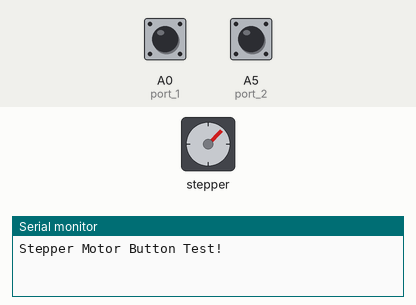
Simulated run of this sketch. Board: Arduino Uno, built with avr-gcc and run on an emulated ATmega328P. Parts: stepper motor, the last lines printed to the serial monitor. The inputs (shaded band) are chosen by the test bench; at power-on: A0 (port_1) HIGH, A5 (port_2) HIGH. Stepper angles assume 32 steps per turn.

Above: at 2.4 s.
2.5 s: A0 (port_1) pulled LOW for 1 s
At 3.8 s:
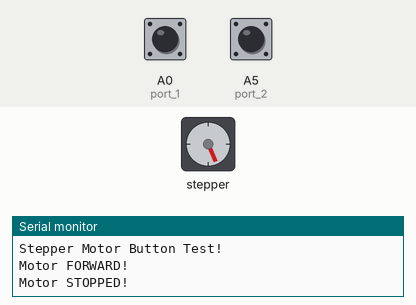
5.0 s: A5 (port_2) pulled LOW for 3.2 s
At 9.4 s:
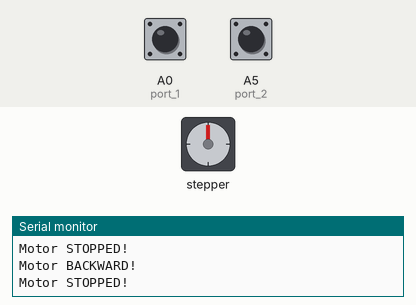
9.7 s: A0 (port_1) pulled LOW for 0.15 s
At 10.5 s:
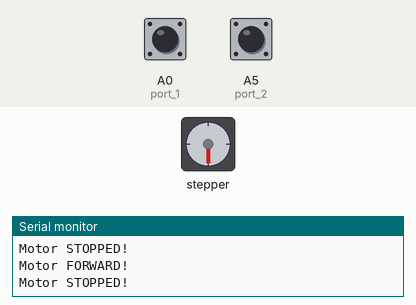
11.3 s: A5 (port_2) pulled LOW for 0.15 s
At 11.8 s:
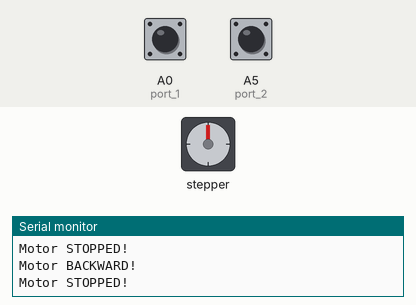
12.9 s: A5 (port_2) pulled LOW for 1 s
At 14.2 s:
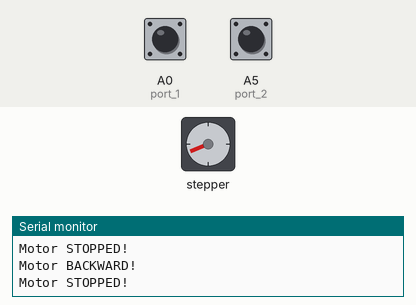
15.4 s: A5 (port_2) pulled LOW for 1 s
At 17.3 s:
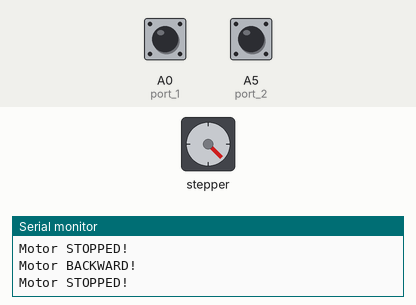
Timing chart, 0 to 18.8 s (numbered marks = the images above; inputs shaded):
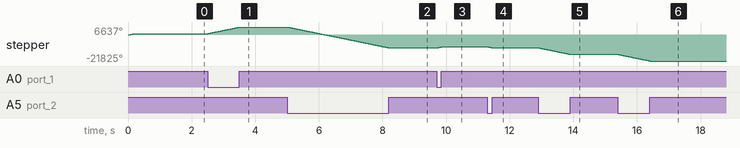

Measured:
- after the input at 2.5 s, stepper: turns 5512° clockwise in 1.0 s, starting at once
- after the input at 5.0 s, stepper: turns 17437° counter-clockwise in 3.2 s, starting at once
- after the input at 9.7 s, stepper: turns 900° clockwise in 0.16 s, starting at once
- after the input at 11.3 s, stepper: turns 900° counter-clockwise in 0.16 s, starting at once
- after the input at 12.9 s, stepper: turns 5513° counter-clockwise in 1.0 s, starting at once
- after the input at 15.4 s, stepper: turns 5512° counter-clockwise in 1.0 s, starting at once

The sketch:

Motor_Shield_V1_Stepper_Button_Control.ino
```cpp
/*
 * This program uses an Adafruit Motor Shield V1 to control a single 28BYJ-48 Stepper Motor via button press.
 *
 * OPERATION:
 * a) Press button connected to A0 to repeatedly rotate the stepper CCW while the button is held down.
 * b) Press button connected to A5 to repeatedly rotate the stepper CW while the button is held down.
 * c) Release the button and the motor will stop after its current travel motion. (Stepper movement is a BLOCKING operation - meaning that the program will not prgress until the stepper mvement is complete.)
 * d) Pressing both buttons simultaneously will stop the motor (after its current travel motion) and reset the state of each button.
 *
 * STEPPER MOTOR NOTES
 * The 28BYJ-48 has a step angle of 11.25 degrees, 32 steps per revolution of the motor rotor.
 * The gear train has a ratio of 64:1 for a total of 2048 steps per revolution of the motor axle.
 *
 * STEPPER MOTOR PORT WIRING SETUP:
 * Motorshield port color coded wiring from edge to edge:
 *  Blue - outer screw terminal on the RIGHT SIDE when viewing the open face of the port
 *  Yellow - screw terminal adjacent to the BLUE screw terminal
 *  Red - middle screw terminal (stepper center tap)
 *  Orange - screw terminal adjacent to PINK screw terminal
 *  Pink - outer screw terminal on the LEFT SIDE when facing the open face of the port
 *
 *  REFERENCE:
 *  WIRING DIAGRAM AND GENERAL INFO: https://www.instructables.com/28BYJ-48-Stepper-Motor-Arduino-L293D-Motor-Shield-/
 *  Stepper 28BYJ-48 General Info: https://lastminuteengineers.com/28byj48-stepper-motor-arduino-tutorial/#:~:text=According%20to%20the%20data%20sheet,*64)%20steps%20per%20revolution.
 *  ADAFRUIT PAGE FOR THE MOTOR SHIELD V1: https://learn.adafruit.com/adafruit-motor-shield/using-stepper-motors
 */

#include <AFMotor.h>

//REMEMBER TO SET THE CORRECT MOTOR PORT YOU WISH TO CONTROL:
AF_Stepper motor(32, 2);    //MOTOR PORT: For motor port M1 and M2 set the second parameter to 1. For motor ports M3 and M4, set the second parameter to 2.
                            //PARAMETER FORMAT: (STEPPER_STEPS, MOTOR_SHIELD_PORT). Set stepper steps to 360 divided by the step angle for the stepper. FOR EXAMPLE: 360 / 11.25 = 32

int port_1 = A0;    //Set button pins
int port_2 = A5;
int buttonState_1 = 0;  //Set default button states
int buttonState_2 = 0;
int motorTravel = 10;   //Amount of travel the stepper should rotate


void setup() {
  pinMode(port_1, INPUT_PULLUP); //Butons connect to GND upon press, so set default to be pulled up.
  pinMode(port_2, INPUT_PULLUP);

  motor.setSpeed(1000);  // Use to set the stepper rotor RPM (1000 is the max)
  motor.step(100, FORWARD, SINGLE); //(I assume this statement is to initializes the motor)
  motor.release();

  Serial.begin(9600);   // set up Serial library at 9600 bps
  Serial.println("Stepper Motor Button Test!");

  delay(1000);
}

void loop() {
  if(digitalRead(port_1) == LOW && digitalRead(port_2) == HIGH) { //Check for button press on A0
    if(buttonState_1 == 0) {
      buttonState_1 = 1;    //Set buttonstate to "pressed"
      Serial.println("Motor FORWARD!");
    }
    motor.step(motorTravel, FORWARD, DOUBLE);
  }
  else if(buttonState_1 == 1 && digitalRead(port_1) == HIGH && digitalRead(port_2) == HIGH) { //Check for button release
    buttonState_1 = 0;
    motor.release();    //ALWAYS release motor when not in use to prevent overheating from constant current flow to "hold" stepper position
    Serial.println("Motor STOPPED!");
  }
  else if(digitalRead(port_1) == HIGH && digitalRead(port_2) == LOW) { //Check for button press on A5
    if(buttonState_2 == 0) {
      buttonState_2 = 1;    //Set buttonstate to "pressed"
      Serial.println("Motor BACKWARD!");
    }
    motor.step(motorTravel, BACKWARD, DOUBLE);
  }
  else if(buttonState_2 == 1 && digitalRead(port_1) == HIGH && digitalRead(port_2) == HIGH) { //Check for button release
    buttonState_2 = 0;
    motor.release();    //ALWAYS release motor when not in use to prevent overheating from constant current flow to "hold" stepper position
    Serial.println("Motor STOPPED!");
  }
  else if(digitalRead(port_1) == LOW && digitalRead(port_2) == LOW) {   //Stop motor if both burrons are pressed
    if(buttonState_1 == 1 || buttonState_2 == 1) {    //Check "pressed" flags to only print to the serial port the first time
      Serial.println("Motor STOPPED!");
    }
    buttonState_1 = 0;    //Reset button state flags
    buttonState_2 = 0;
    motor.release();    //ALWAYS release motor when not in use to prevent overheating from constant current flow to "hold" stepper position
  }
//  delay(100);   //Uncomment delay if you want each motor movement to feel discrete with a slight pause between each.
}
```
